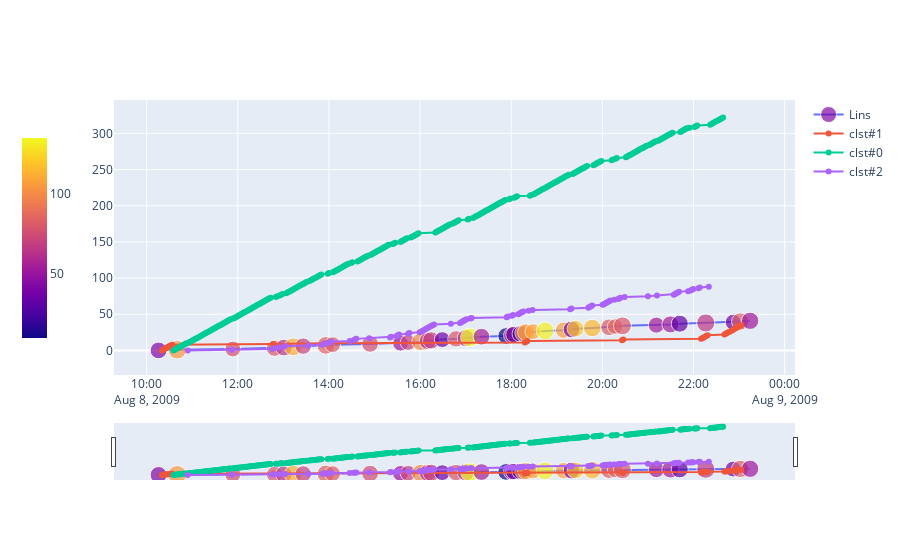

This figure's notebook cell:
### Code cell
import plotly.graph_objs as go

# ---- plot Lin's catalog
lin_x, lin_y = make_cumus(pd_ls_catalog.time)
fig = go.Figure(data=[go.Scatter(x=lin_x,
                                 y=lin_y,
                                 marker=dict(
                                     size=pd_ls_catalog.mag**0.5*10,
                                     color=pd_ls_catalog.dist_to_sta,
                                     colorbar=dict(thickness=25,x=-0.15, len=0.8)
                                 ),
                                 text=pd_ls_catalog.dist_to_sta,
                                 mode='lines+markers',
                                 name='Lins')])
# ---- plot clusters
for i in pd.unique(pd_cluster.c_index):
    if i != -9:
        clst_x, clst_y = make_cumus(pd_cluster[pd_cluster.c_index==i].time)
        fig.add_traces(data=[go.Scatter(x=clst_x, y=clst_y, mode='lines+markers',name=f'clst#{i}')])
    
fig.update_xaxes(rangeslider_visible=True)
fig.show()
